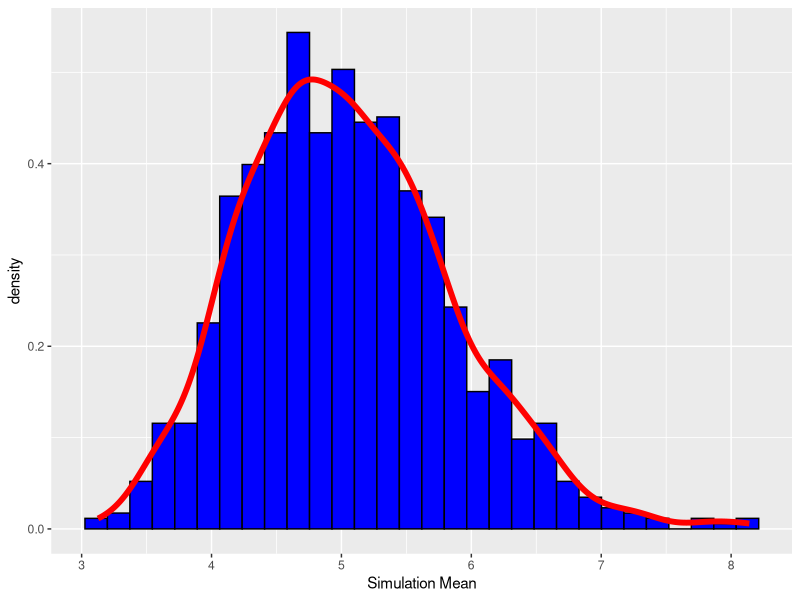
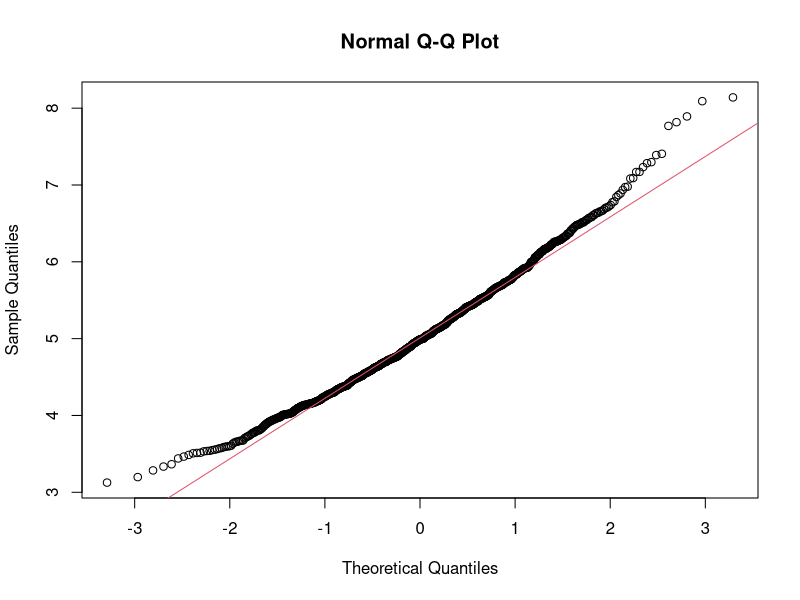

Recreate these plots in R, in order.
## ---- chunk 1
library("ggplot2")
## ---- chunk 2
set.seed(10)
lambda <- 0.2
n <- 40
simulations <- 1000
df <- replicate(simulations, rexp(n, lambda))
means_df <- apply(df, 2, mean)
## ---- chunk 3
centert<-1/lambda
centers<-mean(means_df)
cat(sprintf("\"%f\" \"%f\"\n", centert, centers))
## ---- chunk 4
variancet<-1/(lambda^2*n)
variances<-var(means_df)
cat(sprintf("\"%f\" \"%f\"\n", variancet, variances))
## ---- chunk 5
data<-data.frame(means_df)
hist<-ggplot(data, aes(x=means_df))+ xlab("Simulation Mean")
hist<-hist + geom_histogram(aes(y=..density..), color="black", fill="blue") 
hist<-hist + geom_density(color = "red", size=2)
hist
## ---- chunk 6
ti <- centert + c(-1,1)*1.96*sqrt(variancet)/sqrt(n)
ti
## ---- chunk 7
di <- centers + c(-1,1)*1.96*sqrt(variances)/sqrt(n)
di
## ---- chunk 8
# compare the distribution of averages of 40 exponentials to a normal distribution
qqnorm(means_df)
qqline(means_df, col = 2)
